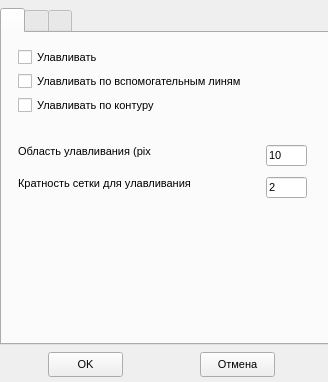
<?xml version="1.0" encoding="UTF-8"?>
<ui version="4.0">
  <class>ProgramProperty</class>
  <widget class="QWidget" name="ProgramProperty">
    <property name="geometry">
      <rect>
        <x>0</x>
        <y>0</y>
        <width>328</width>
        <height>382</height>
      </rect>
    </property>
    <property name="windowTitle">
      <string>ProgramProperty</string>
    </property>
    <property name="font">
      <font>
        <family>MS Sans Serif</family>
        <pointsize>8</pointsize>
      </font>
    </property>
    <!-- vcl-BorderStyle: bsDialog → set windowFlags Qt::Dialog in constructor -->
    <widget class="QTabWidget" name="PC">
      <property name="geometry">
        <rect>
          <x>0</x>
          <y>8</y>
          <width>329</width>
          <height>337</height>
        </rect>
      </property>
      <widget class="QWidget" name="pSnap">
        <property name="geometry">
          <rect>
            <x>0</x>
            <y>0</y>
            <width>1</width>
            <height>1</height>
          </rect>
        </property>
        <property name="windowTitle">
          <string>Улавливание</string>
        </property>
        <widget class="QLabel" name="Label1">
          <property name="geometry">
            <rect>
              <x>16</x>
              <y>112</y>
              <width>133</width>
              <height>13</height>
            </rect>
          </property>
          <property name="windowTitle">
            <string>Область улавливания (pix)</string>
          </property>
          <property name="text">
            <string>Область улавливания (pix)</string>
          </property>
        </widget>
        <widget class="QLabel" name="lSnapStep">
          <property name="geometry">
            <rect>
              <x>16</x>
              <y>144</y>
              <width>174</width>
              <height>13</height>
            </rect>
          </property>
          <property name="windowTitle">
            <string>Кратность сетки для улавливания</string>
          </property>
          <property name="text">
            <string>Кратность сетки для улавливания</string>
          </property>
        </widget>
        <widget class="QCheckBox" name="cbSnapOn">
          <property name="geometry">
            <rect>
              <x>16</x>
              <y>16</y>
              <width>89</width>
              <height>17</height>
            </rect>
          </property>
          <property name="windowTitle">
            <string>Улавливать</string>
          </property>
          <property name="text">
            <string>Улавливать</string>
          </property>
        </widget>
        <widget class="QCheckBox" name="cbAdditionalSnapOn">
          <property name="geometry">
            <rect>
              <x>16</x>
              <y>40</y>
              <width>241</width>
              <height>17</height>
            </rect>
          </property>
          <property name="windowTitle">
            <string>Улавливать по вспомогательным линям</string>
          </property>
          <property name="text">
            <string>Улавливать по вспомогательным линям</string>
          </property>
        </widget>
        <widget class="QCheckBox" name="cbMyFigureSnapOn">
          <property name="geometry">
            <rect>
              <x>16</x>
              <y>64</y>
              <width>233</width>
              <height>17</height>
            </rect>
          </property>
          <property name="windowTitle">
            <string>Улавливать по контуру</string>
          </property>
          <property name="text">
            <string>Улавливать по контуру</string>
          </property>
        </widget>
        <widget class="QLineEdit" name="eSnapValue">
          <property name="geometry">
            <rect>
              <x>264</x>
              <y>112</y>
              <width>41</width>
              <height>21</height>
            </rect>
          </property>
          <property name="text">
            <string>10</string>
          </property>
        </widget>
        <widget class="QLineEdit" name="eSnapStep">
          <property name="geometry">
            <rect>
              <x>264</x>
              <y>144</y>
              <width>41</width>
              <height>21</height>
            </rect>
          </property>
          <property name="text">
            <string>2</string>
          </property>
        </widget>
      </widget>
      <widget class="QWidget" name="pGrid">
        <property name="geometry">
          <rect>
            <x>0</x>
            <y>0</y>
            <width>1</width>
            <height>1</height>
          </rect>
        </property>
        <property name="windowTitle">
          <string>Сетка</string>
        </property>
        <widget class="QLabel" name="lGridStep">
          <property name="geometry">
            <rect>
              <x>8</x>
              <y>40</y>
              <width>69</width>
              <height>13</height>
            </rect>
          </property>
          <property name="windowTitle">
            <string>Шаг сетки (м)</string>
          </property>
          <property name="text">
            <string>Шаг сетки (м)</string>
          </property>
        </widget>
        <widget class="QLabel" name="lMultiplier">
          <property name="geometry">
            <rect>
              <x>8</x>
              <y>72</y>
              <width>154</width>
              <height>13</height>
            </rect>
          </property>
          <property name="windowTitle">
            <string>Кратность большей сетки (pix)</string>
          </property>
          <property name="text">
            <string>Кратность большей сетки (pix)</string>
          </property>
        </widget>
        <widget class="QLabel" name="lSwitchEpsilon">
          <property name="geometry">
            <rect>
              <x>8</x>
              <y>104</y>
              <width>163</width>
              <height>13</height>
            </rect>
          </property>
          <property name="windowTitle">
            <string>Минимальная ячейка сетки (pix)</string>
          </property>
          <property name="text">
            <string>Минимальная ячейка сетки (pix)</string>
          </property>
        </widget>
        <widget class="QLabel" name="lZoomLimit">
          <property name="geometry">
            <rect>
              <x>8</x>
              <y>136</y>
              <width>116</width>
              <height>13</height>
            </rect>
          </property>
          <property name="windowTitle">
            <string>Предел увеличения (м)</string>
          </property>
          <property name="text">
            <string>Предел увеличения (м)</string>
          </property>
        </widget>
        <widget class="QLineEdit" name="eStep">
          <property name="geometry">
            <rect>
              <x>256</x>
              <y>40</y>
              <width>41</width>
              <height>21</height>
            </rect>
          </property>
          <property name="text">
            <string>0,1</string>
          </property>
        </widget>
        <widget class="QLineEdit" name="eMultiplier">
          <property name="geometry">
            <rect>
              <x>256</x>
              <y>72</y>
              <width>41</width>
              <height>21</height>
            </rect>
          </property>
          <property name="text">
            <string>10</string>
          </property>
        </widget>
        <widget class="QCheckBox" name="cbGridOn">
          <property name="geometry">
            <rect>
              <x>8</x>
              <y>8</y>
              <width>81</width>
              <height>17</height>
            </rect>
          </property>
          <property name="windowTitle">
            <string>Сетка вкл</string>
          </property>
          <property name="text">
            <string>Сетка вкл</string>
          </property>
        </widget>
        <widget class="QLineEdit" name="eSwitchEpsilon">
          <property name="geometry">
            <rect>
              <x>256</x>
              <y>104</y>
              <width>41</width>
              <height>21</height>
            </rect>
          </property>
          <property name="text">
            <string>10</string>
          </property>
        </widget>
        <widget class="QLineEdit" name="eZoomLimit">
          <property name="geometry">
            <rect>
              <x>256</x>
              <y>136</y>
              <width>41</width>
              <height>21</height>
            </rect>
          </property>
          <property name="text">
            <string>9999</string>
          </property>
        </widget>
      </widget>
      <widget class="QWidget" name="pColors">
        <property name="geometry">
          <rect>
            <x>0</x>
            <y>0</y>
            <width>1</width>
            <height>1</height>
          </rect>
        </property>
        <property name="windowTitle">
          <string>Цвета</string>
        </property>
        <widget class="QLabel" name="lGridMINColor">
          <property name="geometry">
            <rect>
              <x>8</x>
              <y>16</y>
              <width>79</width>
              <height>13</height>
            </rect>
          </property>
          <property name="windowTitle">
            <string>Меньшая сетка</string>
          </property>
          <property name="text">
            <string>Меньшая сетка</string>
          </property>
        </widget>
        <widget class="QLabel" name="lGridMAXColor">
          <property name="geometry">
            <rect>
              <x>8</x>
              <y>48</y>
              <width>77</width>
              <height>13</height>
            </rect>
          </property>
          <property name="windowTitle">
            <string>Большая сетка</string>
          </property>
          <property name="text">
            <string>Большая сетка</string>
          </property>
        </widget>
        <widget class="QLabel" name="lGridOSIColor">
          <property name="geometry">
            <rect>
              <x>8</x>
              <y>80</y>
              <width>76</width>
              <height>13</height>
            </rect>
          </property>
          <property name="windowTitle">
            <string>Оси координат</string>
          </property>
          <property name="text">
            <string>Оси координат</string>
          </property>
        </widget>
        <widget class="QLabel" name="lAdditionalColor">
          <property name="geometry">
            <rect>
              <x>8</x>
              <y>112</y>
              <width>126</width>
              <height>13</height>
            </rect>
          </property>
          <property name="windowTitle">
            <string>Вспомогательные линии</string>
          </property>
          <property name="text">
            <string>Вспомогательные линии</string>
          </property>
        </widget>
        <widget class="QLabel" name="lMyFiguresColor">
          <property name="geometry">
            <rect>
              <x>8</x>
              <y>144</y>
              <width>75</width>
              <height>13</height>
            </rect>
          </property>
          <property name="windowTitle">
            <string>Линии контура</string>
          </property>
          <property name="text">
            <string>Линии контура</string>
          </property>
        </widget>
        <widget class="QLabel" name="lSelectedColor">
          <property name="geometry">
            <rect>
              <x>8</x>
              <y>176</y>
              <width>98</width>
              <height>13</height>
            </rect>
          </property>
          <property name="windowTitle">
            <string>Выделенные линии</string>
          </property>
          <property name="text">
            <string>Выделенные линии</string>
          </property>
        </widget>
        <widget class="QLabel" name="lBackGroundColor">
          <property name="geometry">
            <rect>
              <x>8</x>
              <y>240</y>
              <width>23</width>
              <height>13</height>
            </rect>
          </property>
          <property name="windowTitle">
            <string>Фон</string>
          </property>
          <property name="text">
            <string>Фон</string>
          </property>
        </widget>
        <widget class="QLabel" name="lCursor">
          <property name="geometry">
            <rect>
              <x>8</x>
              <y>272</y>
              <width>36</width>
              <height>13</height>
            </rect>
          </property>
          <property name="windowTitle">
            <string>Курсор</string>
          </property>
          <property name="text">
            <string>Курсор</string>
          </property>
        </widget>
        <widget class="QLabel" name="lLinesFixid">
          <property name="geometry">
            <rect>
              <x>8</x>
              <y>208</y>
              <width>118</width>
              <height>13</height>
            </rect>
          </property>
          <property name="windowTitle">
            <string>Фиксированные линии</string>
          </property>
          <property name="text">
            <string>Фиксированные линии</string>
          </property>
        </widget>
        <widget class="QComboBox" name="cbGridMIN">
          <property name="geometry">
            <rect>
              <x>160</x>
              <y>16</y>
              <width>145</width>
              <height>22</height>
            </rect>
          </property>
        </widget>
        <widget class="QComboBox" name="cbGridMAX">
          <property name="geometry">
            <rect>
              <x>160</x>
              <y>48</y>
              <width>145</width>
              <height>22</height>
            </rect>
          </property>
        </widget>
        <widget class="QComboBox" name="cbGridOSI">
          <property name="geometry">
            <rect>
              <x>160</x>
              <y>80</y>
              <width>145</width>
              <height>22</height>
            </rect>
          </property>
        </widget>
        <widget class="QComboBox" name="cbAdditional">
          <property name="geometry">
            <rect>
              <x>160</x>
              <y>112</y>
              <width>145</width>
              <height>22</height>
            </rect>
          </property>
        </widget>
        <widget class="QComboBox" name="cbMyFigures">
          <property name="geometry">
            <rect>
              <x>160</x>
              <y>144</y>
              <width>145</width>
              <height>22</height>
            </rect>
          </property>
        </widget>
        <widget class="QComboBox" name="cbSelected">
          <property name="geometry">
            <rect>
              <x>160</x>
              <y>176</y>
              <width>145</width>
              <height>22</height>
            </rect>
          </property>
        </widget>
        <widget class="QComboBox" name="cbBackGround">
          <property name="geometry">
            <rect>
              <x>160</x>
              <y>240</y>
              <width>145</width>
              <height>22</height>
            </rect>
          </property>
        </widget>
        <widget class="QComboBox" name="cbCursor">
          <property name="geometry">
            <rect>
              <x>160</x>
              <y>272</y>
              <width>145</width>
              <height>22</height>
            </rect>
          </property>
        </widget>
        <widget class="QComboBox" name="cbFixid">
          <property name="geometry">
            <rect>
              <x>160</x>
              <y>208</y>
              <width>145</width>
              <height>22</height>
            </rect>
          </property>
        </widget>
      </widget>
    </widget>
    <widget class="QPushButton" name="bOk">
      <property name="geometry">
        <rect>
          <x>48</x>
          <y>352</y>
          <width>75</width>
          <height>25</height>
        </rect>
      </property>
      <property name="windowTitle">
        <string>OK</string>
      </property>
      <property name="text">
        <string>OK</string>
      </property>
    </widget>
    <widget class="QPushButton" name="bCancel">
      <property name="geometry">
        <rect>
          <x>200</x>
          <y>352</y>
          <width>75</width>
          <height>25</height>
        </rect>
      </property>
      <property name="windowTitle">
        <string>Отмена</string>
      </property>
      <property name="text">
        <string>Отмена</string>
      </property>
    </widget>
  </widget>
  <resources/>
  <connections/>
</ui>
